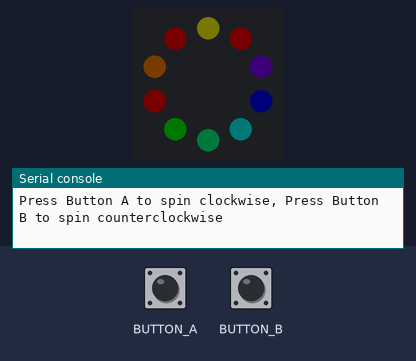
Bench run of a program on a simulated Circuit Playground running CircuitPython. Shown: the board's ring of 10 RGB LEDs (number 0 left of the top, counting anticlockwise), the last lines printed to the serial console. The test bench sets the inputs (shaded band). Dim RGB values are drawn brighter than linear.

Above: at 1.2 s.
1.3 s: button A pressed for 0.15 s
At 1.41 s:
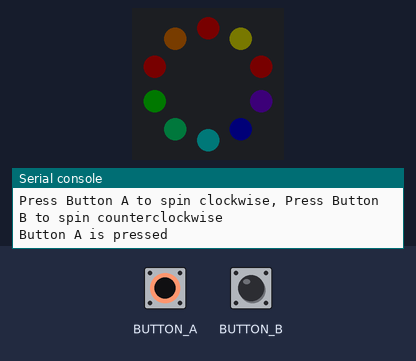
2.0 s: button B pressed for 1 s
At 2.41 s:
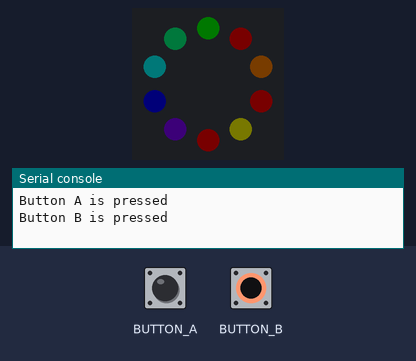
Timing chart, 0 to 5.0 s (numbered marks = the images above; inputs shaded):
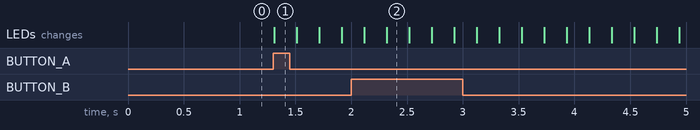

The program:

slice-spin-both-directions.py
```python
# slice-spin-both-directions.py
import board, neopixel, digitalio
from adafruit_debouncer import Button
from time import sleep

from adafruit_led_animation.color import RED, YELLOW, ORANGE, GREEN, TEAL, CYAN, \
    BLUE, PURPLE, MAGENTA, GOLD, PINK, AQUA, JADE, AMBER, OLD_LACE, WHITE, BLACK

# setup color & neo pixels
colors = [RED, YELLOW, ORANGE, GREEN, TEAL, CYAN, BLUE, PURPLE, MAGENTA, GOLD, PINK,
          AQUA, JADE, AMBER, OLD_LACE, WHITE, BLACK]

pixels = neopixel.NeoPixel(board.NEOPIXEL, 10)
pixels.brightness = 0.01  # at 0.01 some colors looks the same, use 0.1 or higher
BLINK_DELAY = 0.2

print("Press Button A to spin clockwise, Press Button B to spin counterclockwise")

# light up each light in a different color
pixels[:] = colors[:len(pixels)]

NO_SPIN, CLOCKWISE, COUNTER_CLOCKWISE = range(3)

button_A_input = digitalio.DigitalInOut(board.BUTTON_A)
button_A_input.switch_to_input(pull=digitalio.Pull.DOWN)
button_A = Button(pin=button_A_input, value_when_pressed=True)

button_B_input = digitalio.DigitalInOut(board.BUTTON_B)
button_B_input.switch_to_input(pull=digitalio.Pull.DOWN)
button_B = Button(pin=button_B_input, value_when_pressed=True)

spin_direction = NO_SPIN

while True:
    button_A.update()
    button_B.update()
    if button_A.pressed:
        print("Button A is pressed")
        spin_direction = CLOCKWISE
    elif button_B.pressed:
        print("Button B is pressed")
        spin_direction = COUNTER_CLOCKWISE

    # based on the spin direction, rotate the LED
    if spin_direction == CLOCKWISE:
        temp_value = pixels[0]
        pixels[:-1] = pixels[1:]
        pixels[-1] = temp_value
        sleep(BLINK_DELAY)
    elif spin_direction == COUNTER_CLOCKWISE:
        temp_value = pixels[-1]
        pixels[1:] = pixels[:-1]
        pixels[0] = temp_value
        sleep(BLINK_DELAY)
```

Measured:
- after the input at 1.3 s, the LEDs: change at once (image 1)
